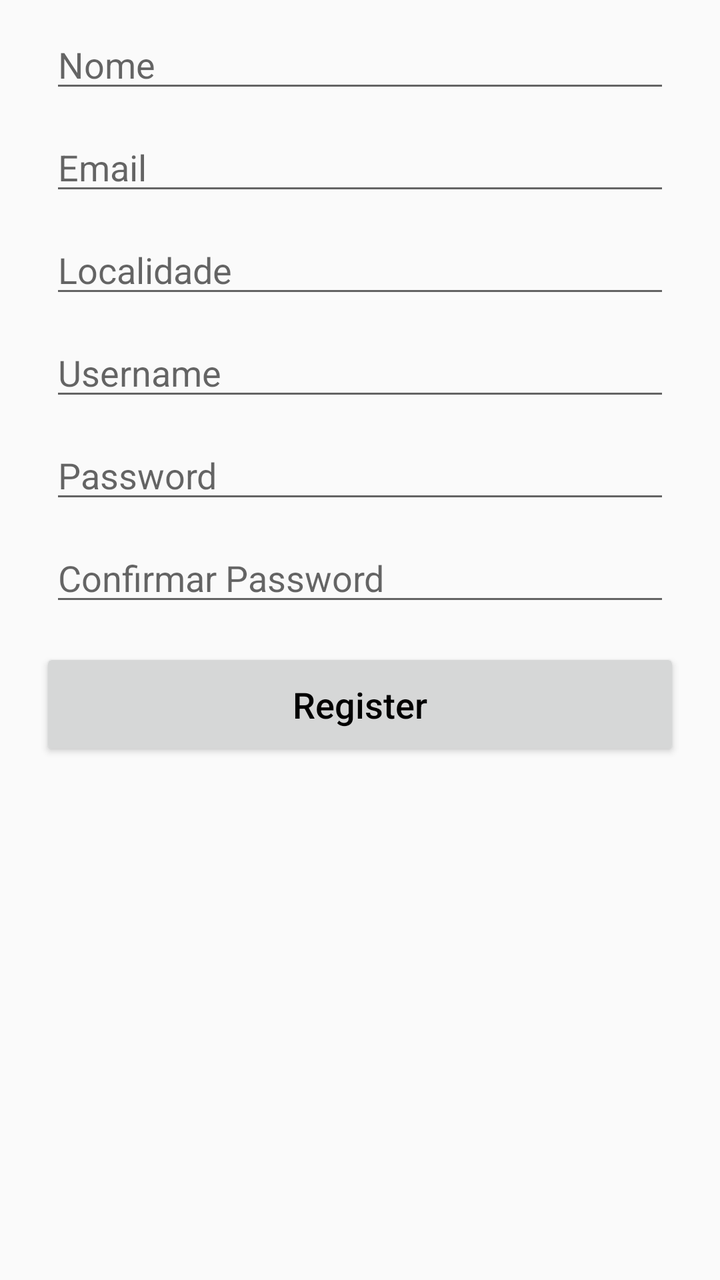
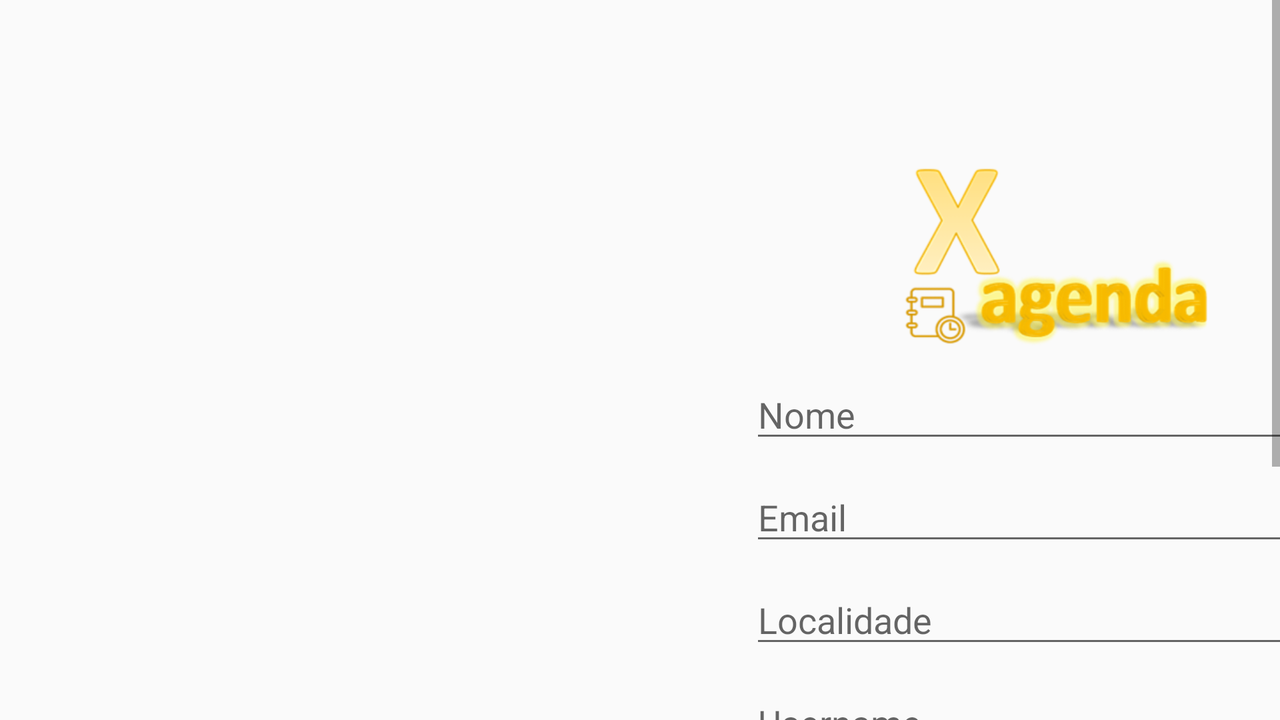

An Android layout and its configuration variant, each rendered on a device that would load it. The default file and the variant file are quoted in full after the pictures.
<!-- AndroidManifest.xml: application theme AppTheme -->
<!-- res/layout/activity_user_register.xml -->
<?xml version="1.0" encoding="utf-8"?>
<LinearLayout xmlns:android="http://schemas.android.com/apk/res/android"
    xmlns:app="http://schemas.android.com/apk/res-auto"
    xmlns:tools="http://schemas.android.com/tools"
    android:layout_width="match_parent"
    android:layout_height="match_parent"
    android:orientation="vertical"
    tools:context="com.example.martasantos.myapplication.register.UserRegister">
    <EditText

        android:id="@+id/insertNome"
        android:layout_width="match_parent"
        android:layout_height="wrap_content"
        android:layout_marginTop="10dp"
        android:layout_marginLeft="25dp"
        android:layout_marginRight="25dp"
        android:ems="10"
        android:hint="Nome"
        android:inputType="textPersonName" />

    <EditText
        android:id="@+id/insertEmail"
        android:layout_width="match_parent"
        android:layout_height="wrap_content"
        android:layout_marginTop="10dp"
        android:layout_marginLeft="25dp"
        android:layout_marginRight="25dp"
        android:ems="10"
        android:hint="Email"
        android:inputType="textPersonName" />

    <EditText
        android:id="@+id/insertLocalidade"
        android:layout_width="match_parent"
        android:layout_height="wrap_content"
        android:layout_marginTop="10dp"
        android:layout_marginLeft="25dp"
        android:layout_marginRight="25dp"
        android:ems="10"
        android:hint="Localidade"
        android:inputType="textPersonName" />

    <EditText
        android:id="@+id/insertUsername"
        android:layout_width="match_parent"
        android:layout_height="wrap_content"
        android:layout_marginTop="10dp"
        android:layout_marginLeft="25dp"
        android:layout_marginRight="25dp"
        android:ems="10"
        android:hint="Username"
        android:inputType="textPersonName" />

    <EditText
        android:id="@+id/insertPassword"
        android:layout_width="match_parent"
        android:layout_height="wrap_content"
        android:layout_marginTop="10dp"
        android:layout_marginLeft="25dp"
        android:layout_marginRight="25dp"
        android:ems="10"
        android:hint="Password"
        android:inputType="textPassword" />

    <EditText
        android:id="@+id/insertConfirmPassword"
        android:layout_width="match_parent"
        android:layout_height="wrap_content"
        android:layout_marginTop="10dp"
        android:layout_marginLeft="25dp"
        android:layout_marginRight="25dp"
        android:ems="10"
        android:hint="Confirmar Password"
        android:inputType="textPassword" />


    <Button
        android:id="@+id/button_guardarRegisto"
        android:layout_width="match_parent"
        android:layout_height="wrap_content"
        android:layout_marginLeft="20dp"
        android:layout_marginRight="20dp"
        android:layout_marginTop="16dp"
        android:clickable="true"
        android:padding="16dp"
        android:text="Register"
        android:textAllCaps="false"
        android:textColor="#000000"
        android:textSize="18sp" />


</LinearLayout>
<!-- resources referenced by this layout -->
<resources>
  <style name="AppTheme" parent="Theme.AppCompat.Light.DarkActionBar">
          
          <item name="colorPrimary">@color/colorPrimary</item>
          <item name="colorPrimaryDark">@color/colorPrimaryDark</item>
          <item name="colorAccent">@color/colorAccent</item>
      </style>
</resources>
<!-- res/layout-land/activity_user_register.xml (the repository's variant of the layout above) -->
<!-- drawn on the phone turned sideways -->
<?xml version="1.0" encoding="utf-8"?>
<LinearLayout xmlns:android="http://schemas.android.com/apk/res/android"
    xmlns:app="http://schemas.android.com/apk/res-auto"
    xmlns:tools="http://schemas.android.com/tools"
    android:layout_width="match_parent"
    android:layout_height="match_parent"
    android:orientation="horizontal"
    tools:context="com.example.martasantos.myapplication.register.UserRegister">

    <ScrollView
        xmlns:android="http://schemas.android.com/apk/res/android"
        android:layout_width="fill_parent"
        android:layout_height="fill_parent">
    <LinearLayout
        android:layout_width="match_parent"
        android:layout_height="match_parent"
        android:orientation="vertical">

        <ImageView
            android:id="@+id/imageView"
            android:layout_width="260dp"
            android:layout_height="100dp"
            android:layout_marginLeft="400dp"
            android:layout_marginTop="75dp"
            android:src="@drawable/x" />

    <EditText
        android:id="@+id/insertNome"
        android:layout_width="300dp"
        android:layout_height="wrap_content"
        android:layout_marginTop="10dp"
        android:layout_marginLeft="375dp"
        android:ems="10"
        android:hint="Nome"
        android:inputType="textPersonName" />

    <EditText
        android:id="@+id/insertEmail"
        android:layout_width="300dp"
        android:layout_height="wrap_content"
        android:layout_marginTop="10dp"
        android:layout_marginLeft="375dp"
        android:ems="10"
        android:hint="Email"
        android:inputType="textPersonName" />

    <EditText
        android:id="@+id/insertLocalidade"
        android:layout_width="300dp"
        android:layout_height="wrap_content"
        android:layout_marginTop="10dp"
        android:layout_marginLeft="375dp"
        android:ems="10"
        android:hint="Localidade"
        android:inputType="textPersonName" />

    <EditText
        android:id="@+id/insertUsername"
        android:layout_width="300dp"
        android:layout_height="wrap_content"
        android:layout_marginTop="10dp"
        android:layout_marginLeft="375dp"
        android:ems="10"
        android:hint="Username"
        android:inputType="textPersonName" />

    <EditText
        android:id="@+id/insertPassword"
        android:layout_width="300dp"
        android:layout_height="wrap_content"
        android:layout_marginTop="10dp"
        android:layout_marginLeft="375dp"
        android:ems="10"
        android:hint="Password"
        android:inputType="textPassword" />

    <EditText
        android:id="@+id/insertConfirmPassword"
        android:layout_width="300dp"
        android:layout_height="wrap_content"
        android:layout_marginTop="10dp"
        android:layout_marginLeft="375dp"
        android:ems="10"
        android:hint="Confirmar Password"
        android:inputType="textPassword" />

    <Button
        android:id="@+id/button_guardarRegisto"
        android:layout_width="400dp"
        android:layout_height="wrap_content"
        android:layout_marginLeft="320dp"
        android:layout_marginTop="16dp"
        android:clickable="true"
        android:padding="16dp"
        android:text="Register"
        android:textAllCaps="false"
        android:textColor="#000000"
        android:textSize="18sp" />

</LinearLayout>
    </ScrollView>

</LinearLayout>
<!-- resources referenced by the variant -->
<!-- as the phone turned sideways resolves them -->
<resources>
  <!-- drawable x: png bitmap (drawable-xxhdpi, 45378 bytes) -->
  <style name="AppTheme" parent="Theme.AppCompat.Light.DarkActionBar">
          
          <item name="colorPrimary">@color/colorPrimary</item>
          <item name="colorPrimaryDark">@color/colorPrimaryDark</item>
          <item name="colorAccent">@color/colorAccent</item>
      </style>
</resources>
